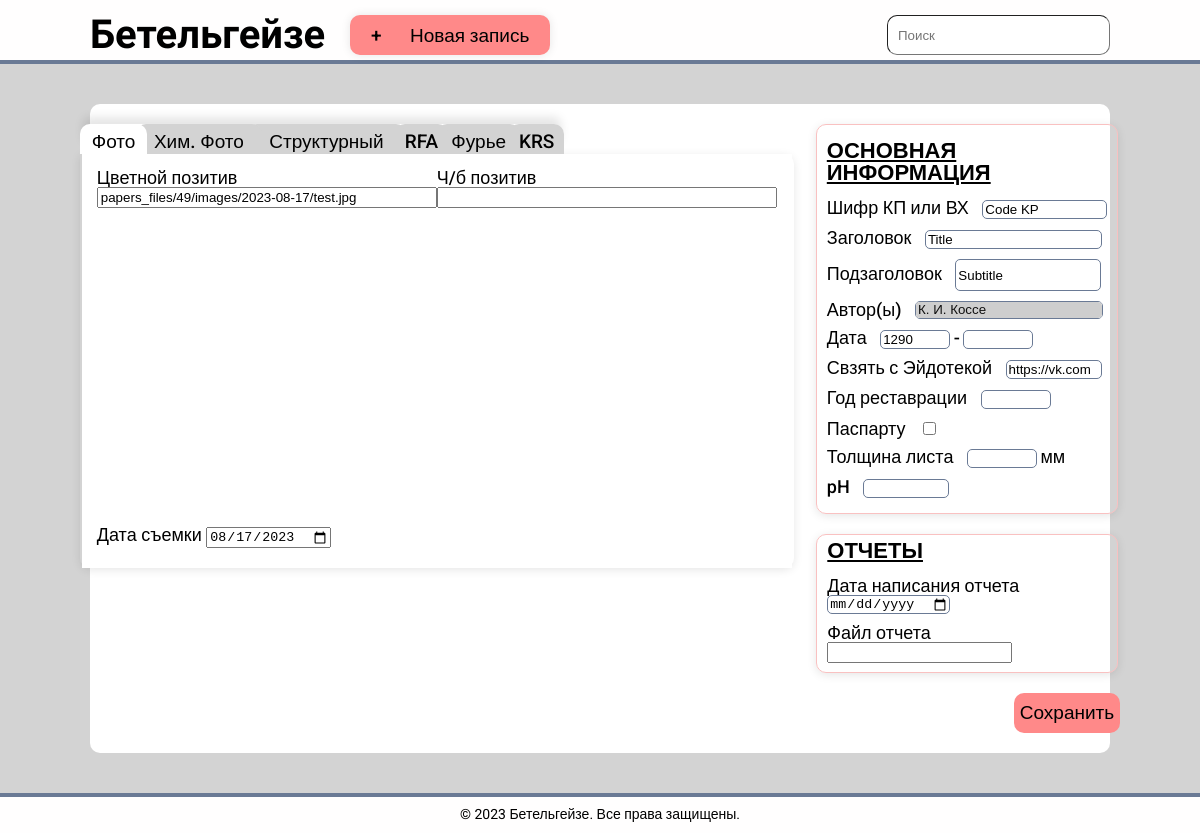
/49, run on an earlier commit of the app's database.
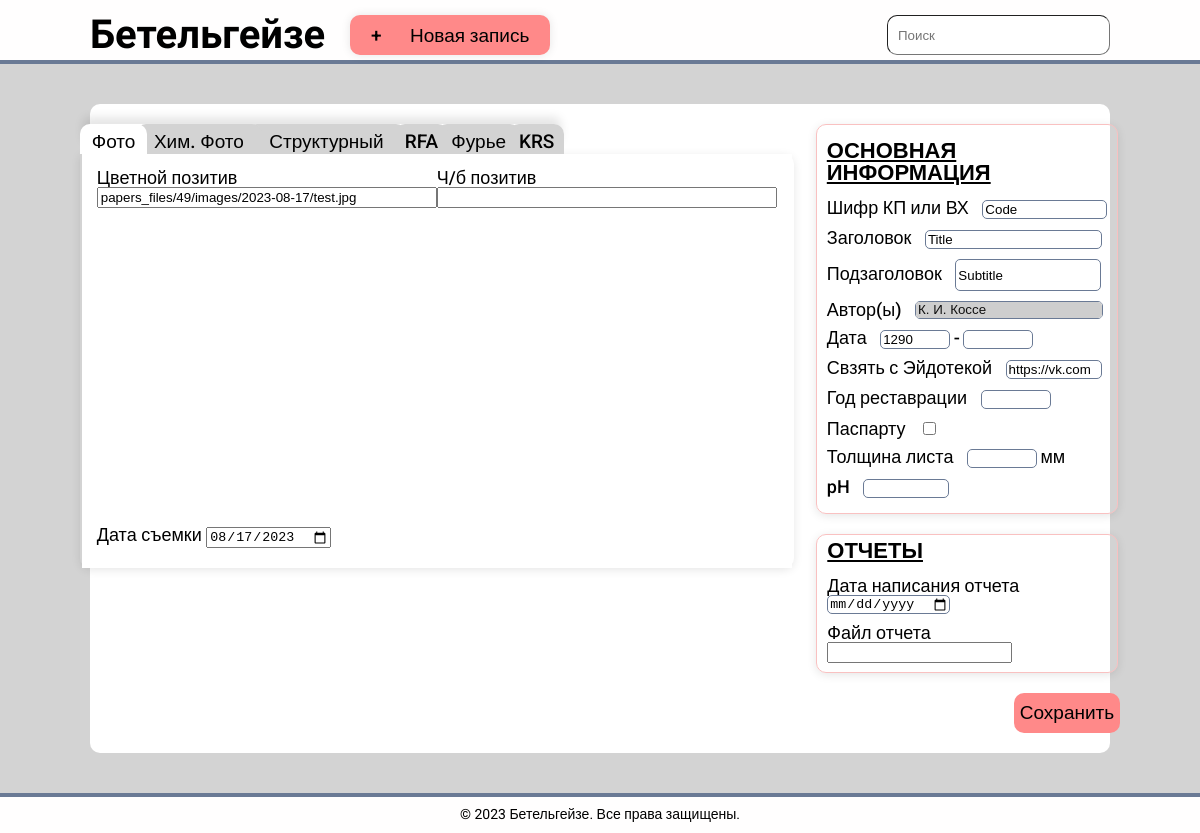
And on a later commit of the database.
### paper/models.py (models this page shows, shortened)
class Paper(models.Model):
    code = models.CharField(max_length=50)
    title = models.CharField(max_length=50)
    year_start = models.PositiveIntegerField(default=None, blank=True, null=True)
    year_end = models.PositiveIntegerField(default=None, blank=True, null=True)
    url = models.URLField(default=None, blank=True, null=True)
    subtitle = models.CharField(max_length=100, default=None, blank=True)
    authors = models.ManyToManyField(Author)
    year_restoration = models.PositiveIntegerField(default=None, blank=True, null=True)
    passepartout = models.BooleanField()
    thickness = models.PositiveIntegerField(default=None, blank=True, null=True)
    ph = models.DecimalField(max_digits=5, decimal_places=3, default=None, blank=True, null=True)

### paper/views.py (the view, shortened to what this page needs)
# urls.py: path("<int:pk>", views.updatePaper, name="paper-update")
def updatePaper(request, pk):
    paper = Paper.objects.get(id=pk)
    paper_form = PaperForm(request.POST or None, instance=paper)
    image_formset = PaperForm.image_formset(instance=paper)
    himImage_formset = PaperForm.himImage_formset(instance=paper)
    report_formset = PaperForm.report_formset(instance=paper)
    structure_formset = PaperForm.structure_formset(instance=paper)
    rfa_formset = PaperForm.rfa_formset(instance=paper)
    furie_formset = PaperForm.furie_formset(instance=paper)
    krs_formset = PaperForm.krs_formset(instance=paper)
    context = {
        "form": paper_form,
        "image_formset": image_formset,
        "himImage_formset": himImage_formset,
        "report_formset": report_formset,
        "structure_formset": structure_formset,
        "rfa_formset": rfa_formset,
        "furie_formset": furie_formset,
        "krs_formset": krs_formset,
    }
    formset_names = ["report", "image", "himImage", "structure", "rfa", "furie", "krs"]
    formsets = {
        name: getattr(PaperForm, f"{name}_formset")(request.POST or None, request.FILES, instance=paper_form.instance)
        for name in formset_names
    }
    return render(request, "paper/detailPaper.html", context)

### paper/models.py (called while the page is built)
    def __str__(self):
        return self.name

### paper/templates/paper/detailPaper.html (shortened to what the changed rows need)
{% extends 'paper/base.html' %}
{% load static %}
{% block content %}
<main class="main-new">
    <form class="form" method="post" enctype="multipart/form-data">
        <div class="static-area">
        <fieldset class="create-paper">
                <div class="create-paper__code create-paper__element">
                    <label class="create-paper__element--title create-paper__code--title" for="code"> Шифр КП или ВХ</label>
                    {{ form.code }}
                </div>
                <div class="create-paper__title create-paper__element">
                    <label class="create-paper__element--title create-paper__title--title" for="title">Заголовок</label>
                    {{ form.title }}
                </div>
                <div class="create-paper__subtitle create-paper__element">
                    <label class="create-paper__element--title create-paper__subtitle--title" for="subtitle">Подзаголовок</label>
                    {{ form.subtitle }}
                </div>
                <div class="create-paper__year create-paper__element">
                    <label class="create-paper__element--title create-paper__year--title" for="year-start">Дата</label>
                    {{ form.year_start }}
                    <span class="create-paper__element--title create-paper__year--title">-</span>
                    {{ form.year_end }}
                </div>
                <div class="create-paper__url create-paper__element">
                    <label class="create-paper__element--title create-paper__url--title" for="url">Свзять с Эйдотекой</label>
                    {{ form.url }}
                </div>
                <div class="create-paper__year-restoration create-paper__element">
                    <label class="create-paper__element--title create-paper__year-restoration--title" for="year-restoration">Год реставрации</label>
                    {{ form.year_restoration }}
                 </div>
                <div class="create-paper__passepartout create-paper__element">
                    <label class="create-paper__element--title create-paper__passepartout--title" for="passepartout">Паспарту</label>
                    {{ form.passepartout }}
                 </div>
                <div class="create-paper__thickness create-paper__element">
                    <label class="create-paper__element--title create-paper__thickness--title"  for="thickness">Толщина листа</label>
                    {{ form.thickness }}
                    <span class="create-paper__element--title create-paper__thickness--title">мм
                </div>
                <div class="create-paper__ph create-paper__element">
                    <label class="create-paper__element--title create-paper__ph--title" for="ph">pH</label>
                    {{ form.ph }}
                </div>
        </fieldset>
    </div>
    </form>
</main>
{% endblock content%}

What changed in the data, as far as the page shows it:
changed Paper "Title": code "Code KP" → "Code"
